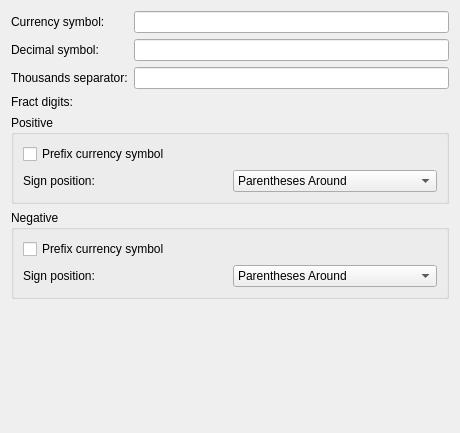
<ui version="4.0" >
 <class>localemon</class>
 <widget class="QWidget" name="localemon" >
  <property name="geometry" >
   <rect>
    <x>0</x>
    <y>0</y>
    <width>460</width>
    <height>433</height>
   </rect>
  </property>
  <layout class="QVBoxLayout" >
   <item>
    <layout class="QGridLayout" >
     <item row="0" column="0" >
      <widget class="QLabel" name="m_labMonCurSym" >
       <property name="text" >
        <string>Currency symbol:</string>
       </property>
      </widget>
     </item>
     <item row="0" column="1" >
      <widget class="QLineEdit" name="m_edMonCurSym" />
     </item>
     <item row="1" column="0" >
      <widget class="QLabel" name="m_labMonDecSym" >
       <property name="text" >
        <string>Decimal symbol:</string>
       </property>
      </widget>
     </item>
     <item row="1" column="1" >
      <widget class="QLineEdit" name="m_edMonDecSym" />
     </item>
     <item row="2" column="0" >
      <widget class="QLabel" name="m_labMonThoSep" >
       <property name="text" >
        <string>Thousands separator:</string>
       </property>
      </widget>
     </item>
     <item row="2" column="1" >
      <widget class="QLineEdit" name="m_edMonThoSep" />
     </item>
     <item row="3" column="0" >
      <widget class="QLabel" name="m_labMonFraDig" >
       <property name="text" >
        <string>Fract digits:</string>
       </property>
      </widget>
     </item>
     <item row="3" column="1" >
      <widget class="KIntNumInput" name="m_inMonFraDig" />
     </item>
    </layout>
   </item>
   <item>
    <widget class="QGroupBox" name="m_positiveGB" >
     <property name="title" >
      <string>Positive</string>
     </property>
     <layout class="QVBoxLayout" >
      <item>
       <widget class="QCheckBox" name="m_chMonPosPreCurSym" >
        <property name="text" >
         <string>Prefix currency symbol</string>
        </property>
       </widget>
      </item>
      <item>
       <layout class="QHBoxLayout" >
        <item>
         <widget class="QLabel" name="m_labMonPosMonSignPos" >
          <property name="text" >
           <string>Sign position:</string>
          </property>
         </widget>
        </item>
        <item>
         <widget class="QComboBox" name="m_cmbMonPosMonSignPos" >
          <item>
           <property name="text" >
            <string>Parentheses Around</string>
           </property>
          </item>
          <item>
           <property name="text" >
            <string>Before Quantity Money</string>
           </property>
          </item>
          <item>
           <property name="text" >
            <string>After Quantity Money</string>
           </property>
          </item>
          <item>
           <property name="text" >
            <string>Before Money</string>
           </property>
          </item>
          <item>
           <property name="text" >
            <string>After Money</string>
           </property>
          </item>
         </widget>
        </item>
       </layout>
      </item>
     </layout>
    </widget>
   </item>
   <item>
    <widget class="QGroupBox" name="m_negativeGB" >
     <property name="title" >
      <string>Negative</string>
     </property>
     <layout class="QVBoxLayout" >
      <item>
       <widget class="QCheckBox" name="m_chMonNegPreCurSym" >
        <property name="text" >
         <string>Prefix currency symbol</string>
        </property>
       </widget>
      </item>
      <item>
       <layout class="QHBoxLayout" >
        <item>
         <widget class="QLabel" name="m_labMonNegMonSignPos" >
          <property name="text" >
           <string>Sign position:</string>
          </property>
         </widget>
        </item>
        <item>
         <widget class="QComboBox" name="m_cmbMonNegMonSignPos" >
          <item>
           <property name="text" >
            <string>Parentheses Around</string>
           </property>
          </item>
          <item>
           <property name="text" >
            <string>Before Quantity Money</string>
           </property>
          </item>
          <item>
           <property name="text" >
            <string>After Quantity Money</string>
           </property>
          </item>
          <item>
           <property name="text" >
            <string>Before Money</string>
           </property>
          </item>
          <item>
           <property name="text" >
            <string>After Money</string>
           </property>
          </item>
         </widget>
        </item>
       </layout>
      </item>
     </layout>
    </widget>
   </item>
   <item>
    <spacer>
     <property name="orientation" >
      <enum>Qt::Vertical</enum>
     </property>
     <property name="sizeHint" >
      <size>
       <width>20</width>
       <height>40</height>
      </size>
     </property>
    </spacer>
   </item>
  </layout>
 </widget>
 <customwidgets>
  <customwidget>
   <class>KIntNumInput</class>
   <extends>QWidget</extends>
   <header>knuminput.h</header>
  </customwidget>
 </customwidgets>
 <resources/>
 <connections/>
</ui>
